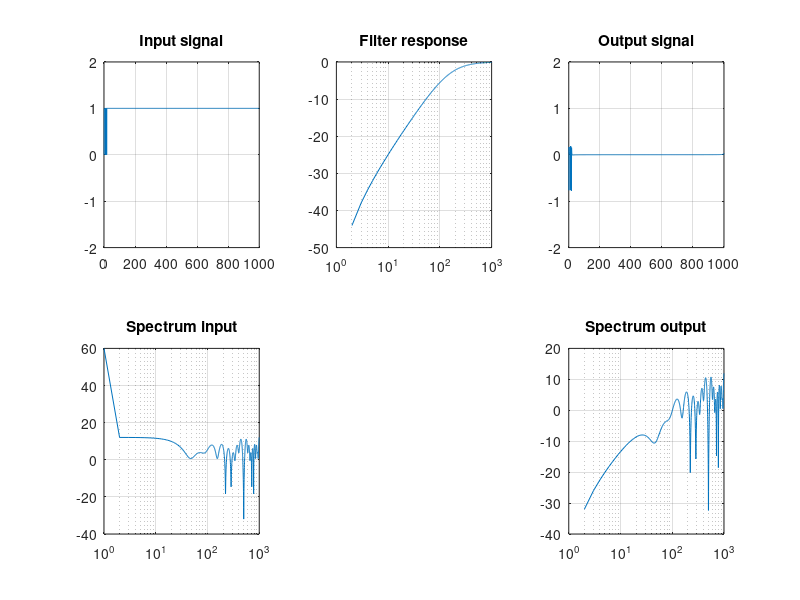

Recreate this plot in MATLAB.
function filter_method_proof()
    % This script was made to prove that implementing the response of the
    % complete circuit for any random input signal can be done by
    % considering the input-output transfer function as the coefficients of
    % the FFT of the filter that needs to be applied to the input signal.
    %
    % To test it, the input was a signal with a DC component a series of
    % impulses. The implemented transfer function was a simple high pass RC
    % filter. The output does not have DC and shows the transitory effects
    % very well.
    %
    % Joe.

    SAMPLE_RATE = 44100;
    SIGNAL_LENGTH = 1000;
    SIGNAL_FREQ = 1000;

    % Input signal as a sine
    input_signal = sin(2 * pi * SIGNAL_FREQ * [0 : SIGNAL_LENGTH-1] / SAMPLE_RATE);

    % Input signal as a series of pulses
    input_signal = ones(1, SIGNAL_LENGTH);
    input_signal(1) = 0;
    input_signal(10) = 0;
    input_signal(12) = 0;
    input_signal(17) = 0;

    % Process input signal with the filter
    fft_in = fft(input_signal);
    fft_h = H([0 : SIGNAL_LENGTH-1]);
    fft_out = fft_in .* fft_h;

    % Obtain output signal
    output_signal = real(ifft(fft_out));

    
    subplot(2,3,1)
    plot(input_signal)
    ylim([-2 2])
    grid
    title('Input signal')

    subplot(2,3,2)
    semilogx(20*log10(abs(fft_h)))
    grid
    title('Filter response')

    subplot(2,3,3)
    plot(output_signal)
    ylim([-2 2])
    grid
    title('Output signal')

    subplot(2,3,4)
    semilogx(20*log10(abs(fft_in)))
    grid
    title('Spectrum input')

    subplot(2,3,6)
    semilogx(20*log10(abs(fft_out)))
    grid
    title('Spectrum output')

end

function weights = H(frequencies)
    % Weights (FFT) of a simple first-order RC filter.
    C = 10^-6;
    R = 1000;
    
    % Hi-pass:
    weights = 1 ./ (1 + ( 1./(1i * 2 * pi * frequencies * C * R) ));

    % Low-pass:
    %weights = 1 ./ (1 + (1i * 2 * pi * frequencies * C * R) );
end
